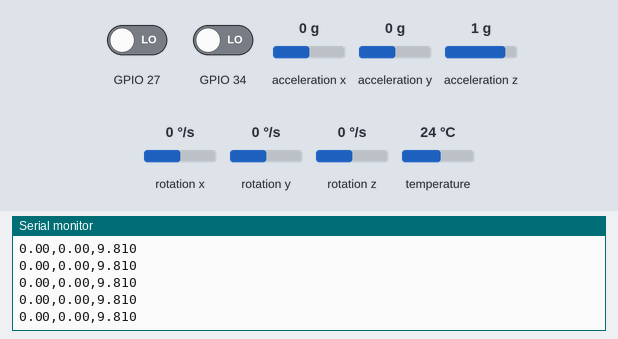
The sketch below on a simulated ESP32. Parts: the last lines printed to the serial monitor. The inputs (shaded band) are chosen by the test bench; at power-on: acceleration x 0 g, GPIO 27 LOW, GPIO 34 LOW, acceleration y 0 g, acceleration z 1 g, rotation x 0 °/s, rotation y 0 °/s, rotation z 0 °/s, temperature 24 °C.

Above: at 1.2 s.
1.3 s: acceleration x set to -1.4 g
At 1.34 s:
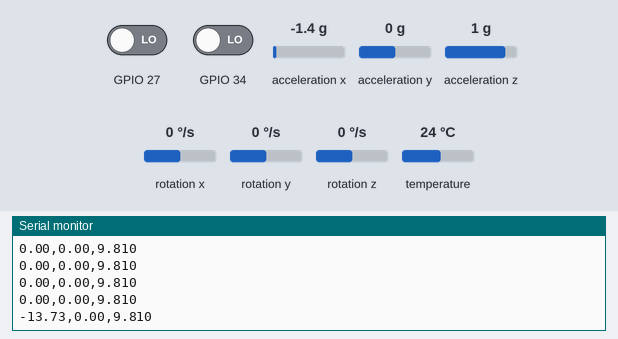
2.8 s: GPIO 27 driven HIGH
At 2.87 s:
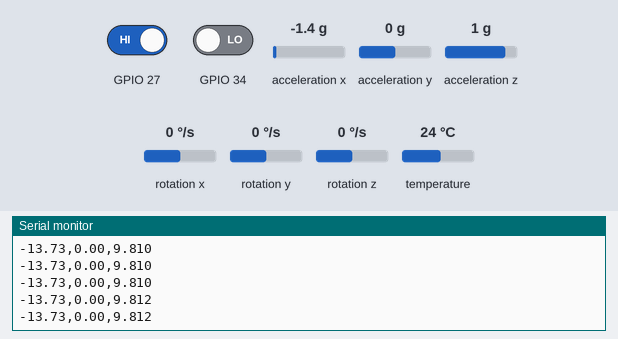
4.3 s: GPIO 34 driven HIGH
At 4.71 s:
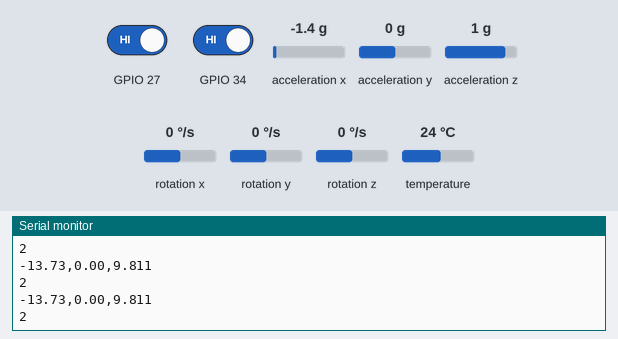
5.8 s: acceleration y set to -1.4 g
At 5.84 s:
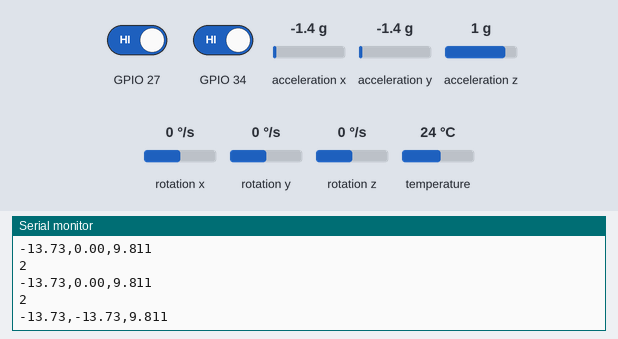
7.3 s: acceleration z set to -1.4 g
At 7.37 s:
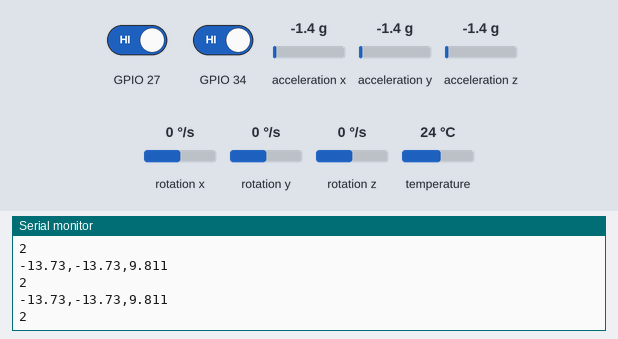
8.8 s: GPIO 34 driven LOW
At 8.81 s:
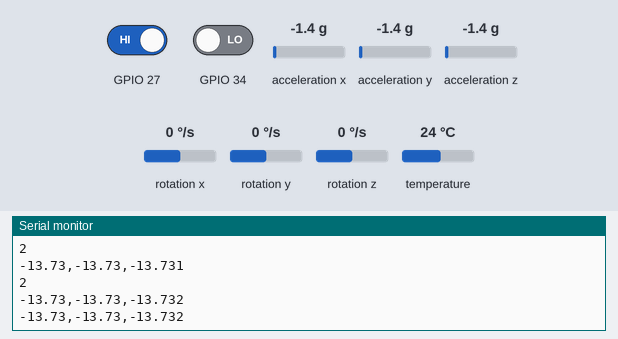
Timing chart, 0 to 11.3 s (numbered marks = the images above; inputs shaded):
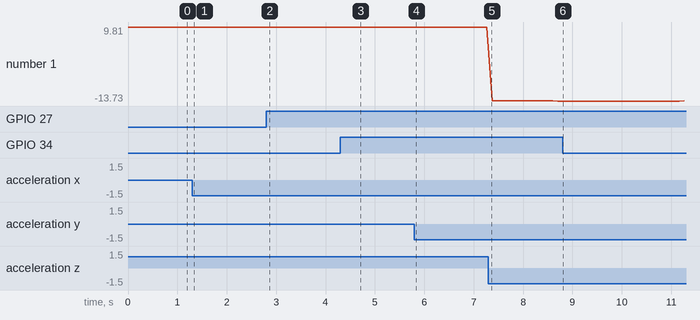

Measured:
- after the input at 1.3 s, the serial monitor: prints a new line at once (image 1)
- after the input at 2.8 s, the serial monitor: prints a new line after 0.07 s (image 2)
- after the input at 4.3 s, the serial monitor: prints a new line at once (image 3)
- after the input at 5.8 s, the serial monitor: prints a new line at once (image 4)
- after the input at 8.8 s, the serial monitor: prints a new line at once (image 6)
- plotted number 1: 9.81 → 9.81 after the input at 1.3 s, 9.81 → 9.81 after the input at 4.3 s, 9.81 → -13.73 after the input at 7.3 s

The sketch:

BalanceboardCodeESP32.ino
```cpp
#include <Adafruit_MPU6050.h>
#include <Adafruit_Sensor.h>
#include <Wire.h>

Adafruit_MPU6050 mpu; //lybery objekt mpu

void setup()
{
  Serial.begin(115200);
  Serial.println("ESP_ON");


  while (!Serial)
    delay(20);

  if (!mpu.begin())
  {
    Serial.println("ERROR - MPU6050 nicht gefunden");
    while (1) {
      delay(20); //woatn das da Mpu online is
    }
  }
  Serial.println("MPU6050 gefunden");

}


void loop()
{

  //--------------------------Knopfmodulerkennung-------------------------------
    int modul1_read = digitalRead(34);
    int modul2_read = digitalRead(27);

    if (modul1_read == 1)
    {
      Serial.println("1"); //WICHTIG UNITY DATA HINZUFUEGEN bei beiden!
    }

    if (modul2_read == 1)
    {
      Serial.println("2");
    }

    //ANDGATE beide miasn 0 sei
    if (modul1_read == 0 && modul2_read == 0)
    {
      Serial.println("0");
    }

    //--------------------------GYRO Values-------------------------------
     sensors_event_t a, g, temp;
  mpu.getEvent(&a, &g, &temp);
  // asugabe DAten
  Serial.print(a.acceleration.x);
  Serial.print(",");
  Serial.print(a.acceleration.y);
  Serial.print(",");
  Serial.print(a.acceleration.z);


  delay(100);
}
```
